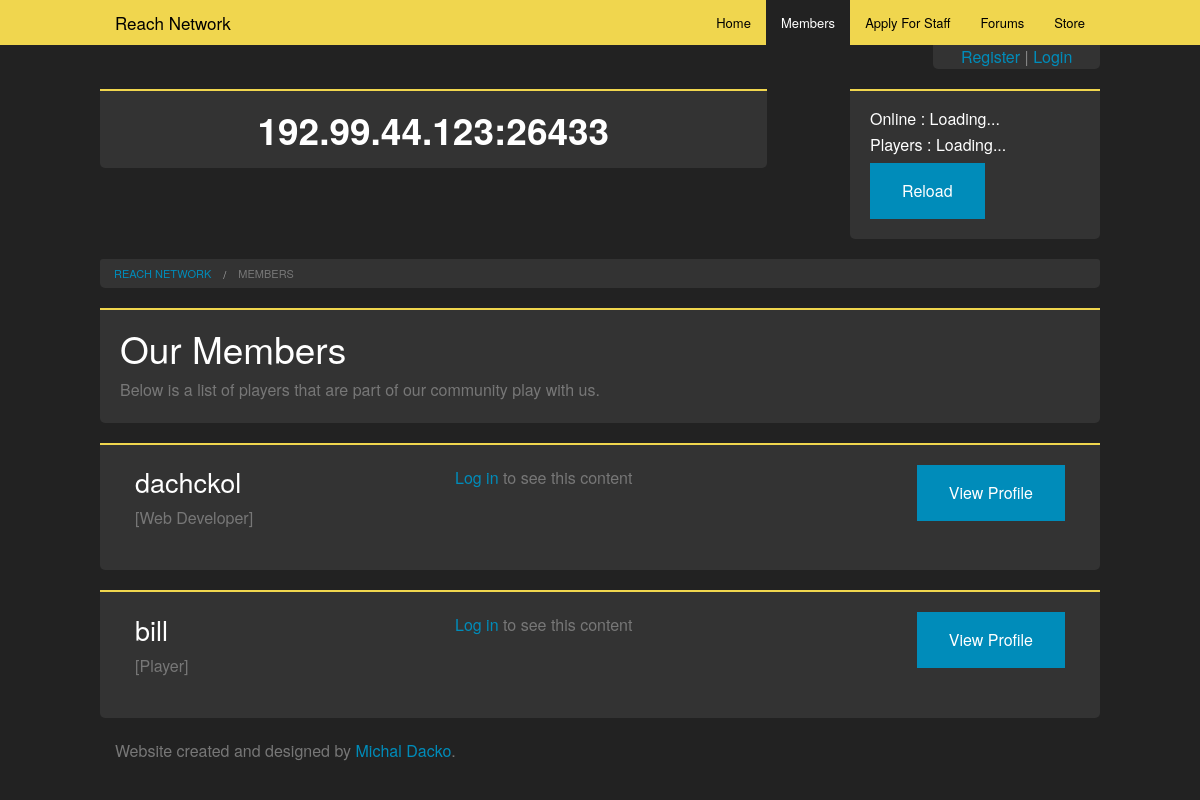
The page /members/ on the database its author committed.
### members/models.py (models this page shows, shortened)
class Member(models.Model):
    user = models.OneToOneField(User)
    title = models.CharField(max_length=100, blank=True)
    ign = models.CharField(max_length=100)

### members/views.py (the view)
def Home(request):
    members = Member.objects.all()
    context = {"users": members}
    return render_to_response("members.html", context, context_instance=RequestContext(request))

### members/templates/members.html (shortened to what this page needs)
{% extends "base.html" %}
{% block content %}
        <div class="row">
            <ul class="breadcrumbs">
                <li><a href="/">Reach Network</a></li>
                <li class="current"><a href="#">Members</a></li>
            </ul>
        </div>
        <div class="row">
            <div class="small-12 columns panel">
            <h2>Our Members</h2>
                <p>Below is a list of players that are part of our community play with us.</p>
            </div>
        </div>
        {% for u in users %}
        	<div class="row panel">
        		<div class="small-12 medium-4 columns">
        			<h3>{{u.user.username}}</h3>
        			<p>[{{u.title}}]</p>
        		</div>
        		<div class="small-12 medium-5 columns">
        			{% if user.is_authenticated %}
        				<ul>
        					<li>Email : {{u.user.email}}</li>
                            <li>IGN   : {{u.ign}}</li>
        				</ul>
        			{% else %}
        				<p><a href="/members/login">Log in</a> to see this content</p>
        			{% endif %}
        		</div>
                <div class="small-12 medium-3 columns">
                    <a class="button right" href="/members/{{u.user.username}}">View Profile</a>
                </div>
        	</div>
        {% endfor %}
{% endblock %}

### static/css/app.css (style rules this page uses)
body { background: #222222; }
.panel { background: #333 !important; border-width: 0px !important; border-bottom-left-radius: 5px !important; border-bottom-right-radius: 5px !important; border-top: #F0D64E solid 2px !important; color: #888 !important; }
#account, .breadcrumbs { background: #333 !important; border-width: 0px !important; border-bottom-left-radius: 5px !important; border-bottom-right-radius: 5px !important; color: #888 !important; text-align: center; }
p, label, p,li, li.current a { color: #777 !important; }
h2, h1, h3, h4, h5, h6 { color: white ! important; }

### rows shown on the page
Member: user.username "dachckol", title "Web Developer"
Member: user.username "bill", title "Player"
